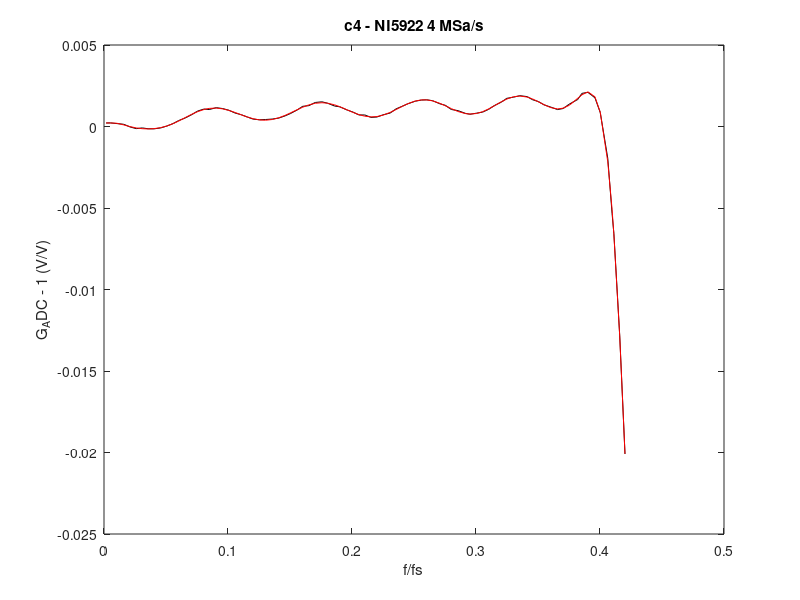
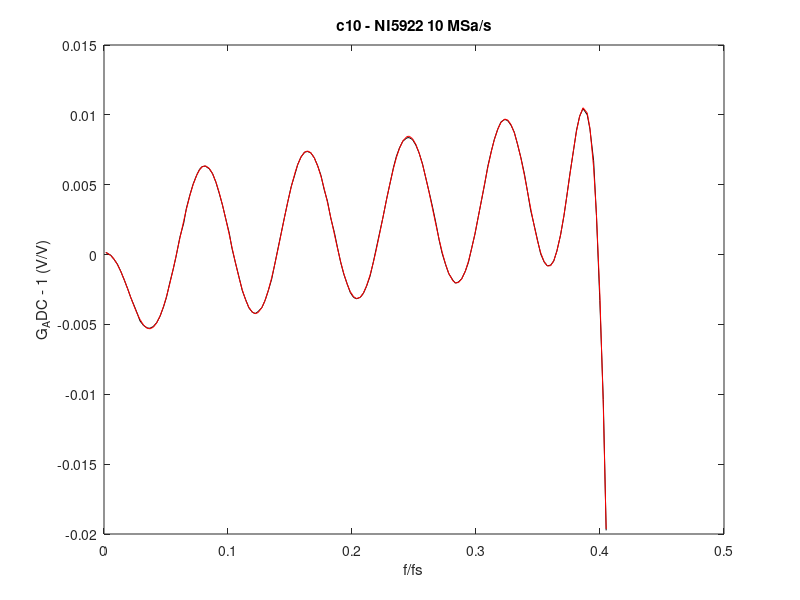
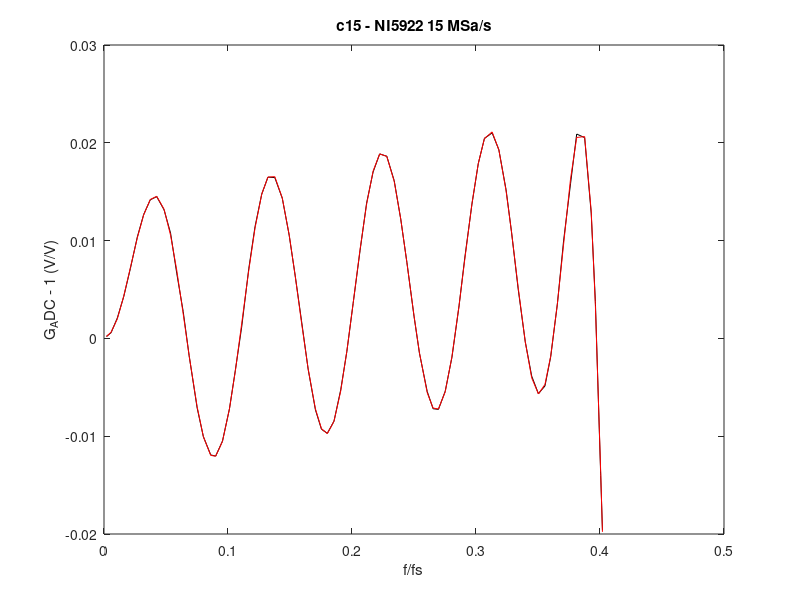

Here is the MATLAB script that generated these plots, in order:
clear all, close all
% curves will be fitted for this degrees of polynomial:
poldegree = 1:30;

% curve for 4 MS/s %<<<1
c4 = [...
1.7 2.16; ...
5.25 2.21; ...
10.49 1.79; ...
15.89 1.37; ...
20.9 -0.24; ...
26.01 -1.31; ...
30.85 -0.87; ...
35.52 -1.38; ...
40.29 -1.44; ...
45.67 -0.88; ...
50.64 0.27; ...
55.83 1.83; ...
60.2 3.63; ...
65.63 5.28; ...
70.67 7.24; ...
75.41 9.44; ...
80.58 10.72; ...
84.83 10.41; ...
90.52 11.56; ...
95.66 11.01; ...
100.66 9.98; ...
105.68 8.28; ...
110.81 7.21; ...
115.71 5.78; ...
120.23 4.54; ...
125.53 4.11; ...
130.22 4.29; ...
135.74 4.57; ...
141.07 5.2; ...
145.95 6.5; ...
150.27 7.93; ...
155.68 10.10; ...
160.28 12.39; ...
165.21 12.79; ...
170.38 14.75; ...
175.75 15.15; ...
180.3 14.29; ...
186.04 12.54; ...
190 12.11; ...
196.27 10.06; ...
200.77 8.85; ...
205.6 7.08; ...
210.34 7.08; ...
215.3 5.59; ...
220.19 5.83; ...
225.06 7.17; ...
230.82 8.27; ...
235.47 10.79; ...
240.56 12.44; ...
245.16 13.98; ...
251.05 15.53; ...
255.97 16.23; ...
260.29 16.37; ...
264.91 15.86; ...
270.77 13.96; ...
275.24 13; ...
280.1 10.44; ...
285.49 9.74; ...
291.39 8.07; ...
295.12 7.51; ...
300.42 8.18; ...
305.27 8.81; ...
310.05 10.48; ...
314.99 12.91; ...
320.49 14.98; ...
324.88 17.29; ...
330.36 18.01; ...
335.36 18.91; ...
341.23 18.35; ...
345.68 16.41; ...
350.26 15.31; ...
354.8 13.31; ...
360.31 11.89; ...
365.75 10.39; ...
370.23 11.02; ...
375.23 13.7; ...
381.9 16.54; ...
385.52 20.34; ...
390.27 20.97; ...
395.91 17.66; ...
400.2 8.58; ...
406.27 -19.55; ...
409.72 -53.24; ...
411.18 -65.61; ...
415.88 -127.99; ...
420.15 -200.91; ...
];
c4(:,1) = c4(:,1)./1000; % set proper order - frequency in f/fs ratio
c4(:,2) = c4(:,2)./10000; % set proper order - error in V/V

c4x = c4(:,1);
c4y = c4(:,2);
poldegree = 1:30;
for i = 1:numel(poldegree)
    [c4P{i} c4S{i} c4MU{i}] = polyfit(c4x, c4y, poldegree(i));
    c4fitvalues{i} = polyval(c4P{i}, c4x, c4S{i}, c4MU{i});
    c4rms(i) = sum(sqrt(mean((c4fitvalues{i} - c4y).^2)));
end
% optimal polynom is of order 21-22 for c4
figure
plot(c4x, c4y, '-k', c4x, c4fitvalues{21},'-r')
title('c4 - NI5922 4 MSa/s')
xlabel('f/fs')
ylabel('G_ADC - 1 (V/V)')

% curve for 10 MS/s %<<<1
c10 = [...
1.49 1.58; ...
5.44 -0.51; ...
7.94 -3.26; ...
10.74 -6.78; ...
13.45 -11.85; ...
16.45 -18.39; ...
19.16 -24.67; ...
21.6 -30.82; ...
24.47 -36.92; ...
26.99 -42.55; ...
29.01 -47.43; ...
31.86 -50.70; ...
34.69 -52.48; ...
36.96 -52.77; ...
39.74 -51.53; ...
42.54 -48.64; ...
45.17 -44.25; ...
47.99 -37.45; ...
50.36 -30.64; ...
53 -20.38; ...
55.83 -10.37; ...
58 -1.86; ...
61.16 12.31; ...
64.3 22.58; ...
66.37 32.84; ...
69.31 42.83; ...
71.84 50.35; ...
74.83 57.08; ...
76.99 60.88; ...
79.07 62.97; ...
81.74 63.36; ...
84.86 61.42; ...
87.54 57.97; ...
90.31 51.61; ...
92.84 44.07; ...
95.51 35.54; ...
98.24 25.36; ...
101.05 15.23; ...
103.17 4.56; ...
106.03 -5.97; ...
108.99 -16.5; ...
111.51 -25.77; ...
114.25 -32.28; ...
116.81 -38.06; ...
119.62 -41.27; ...
121.98 -42.21; ...
124.26 -40.82; ...
127.37 -37.91; ...
129.98 -32.63; ...
132.52 -25.73; ...
135.21 -17.6; ...
137.75 -6.73; ...
140.56 5.45; ...
142.87 15.27; ...
145.64 27.13; ...
148.29 38.09; ...
151.01 48.81; ...
154.21 58.16; ...
156.22 64.47; ...
158.92 69.91; ...
161.8 73.34; ...
164.14 73.77; ...
166.74 72.83; ...
169.57 69.30; ...
172.36 63.42; ...
175.04 56.43; ...
177.47 46.76; ...
180.24 38.14; ...
182.81 26.34; ...
185.77 15.85; ...
188.24 5.23; ...
190.86 -5.55; ...
193.40 -14.07; ...
196.08 -20.91; ...
198.58 -27.11; ...
201.34 -30.73; ...
203.75 -31.64; ...
206.67 -30.6; ...
209.15 -27.8; ...
211.71 -22.7; ...
214.62 -15.23; ...
217.23 -5.18; ...
219.3 3.32; ...
222.72 17.42; ...
225.04 26.89; ...
227.94 39.89; ...
230.42 49.94; ...
233.46 62.45; ...
235.73 70.09; ...
238.27 76.29; ...
240.99 81.19; ...
244.22 83.53; ...
246.16 83.73; ...
248.76 82.33; ...
251.46 78.46; ...
254.05 72.84; ...
256.88 64.84; ...
259.5 54.8; ...
262.28 44.48; ...
265.01 33.77; ...
267.88 21.58; ...
270.24 10.51; ...
272.68 0.91; ...
275.49 -7.16; ...
278.01 -13.64; ...
281.35 -18.35; ...
283.34 -20.46; ...
285.80 -19.68; ...
288.53 -17.21; ...
291.43 -11.83; ...
293.91 -5.5; ...
296.62 5.12; ...
299.19 14.77; ...
301.68 26.44; ...
304.53 39.26; ...
307.08 50.90; ...
309.47 62.98; ...
312.43 74.27; ...
314.78 82.42; ...
317.6 89.91; ...
320.19 94.97; ...
323.22 96.78; ...
325.62 95.85; ...
328.23 92.61; ...
330.90 87.52; ...
333.48 78.86; ...
336.25 69.23; ...
339.08 57.56; ...
341.43 45.64; ...
344.05 31.82; ...
347 20.67; ...
349.64 10.22; ...
352.14 0.56; ...
354.95 -5.27; ...
357.56 -8.08; ...
360.19 -7.55; ...
362.69 -4.62; ...
365.23 2.65; ...
368.18 13.95; ...
370.95 27.85; ...
373.08 40.94; ...
375.79 58.18; ...
378.68 74.69; ...
381.06 89.07; ...
383.56 98.93; ...
386.29 104.53; ...
389.68 100.16; ...
391.88 89.81; ...
394.85 67.19; ...
397.14 27.81; ...
399.86 -32.91; ...
402.63 -103.79; ...
404.96 -197.4; ...
];
c10(:,1) = c10(:,1)./1000; % set proper order - frequency in f/fs ratio
c10(:,2) = c10(:,2)./10000; % set proper order - error in V/V

c10x = c10(:,1);
c10y = c10(:,2);
for i = 1:numel(poldegree)
    [c10P{i} c10S{i} c10MU{i}] = polyfit(c10x, c10y, poldegree(i));
    c10fitvalues{i} = polyval(c10P{i}, c10x, c10S{i}, c10MU{i});
    c10rms(i) = sum(sqrt(mean((c10fitvalues{i} - c10y).^2)));
end
% optimal polynom is of order 21-22 for c10
figure
plot(c10x, c10y, '-k', c10x, c10fitvalues{21},'-r')
title('c10 - NI5922 10 MSa/s')
xlabel('f/fs')
ylabel('G_ADC - 1 (V/V)')

% curve for 15 MS/s %<<<1
c15 = [...
2.02 2.04; ...
5.7 5.79; ...
10.75 20.89; ...
15.92 42.8; ...
21.3 71.65; ...
26.85 103.6; ...
31.98 126.63; ...
37.31 141.71; ...
42.51 144.98; ...
48.43 131.53; ...
53.69 107.6; ...
58.64 66.76; ...
63.88 27.35; ...
68.67 -17.74; ...
75.1 -71.02; ...
80.13 -100.44; ...
86.07 -119.14; ...
90.06 -120.35; ...
95.53 -105.05; ...
101.16 -72.1; ...
105.87 -33.03; ...
111.02 11.54; ...
116.73 71.09; ...
121.78 114.21; ...
127.19 147.44; ...
132.2 164.89; ...
137.74 164.45; ...
143.78 143.28; ...
149.34 105.48; ...
154.21 63.94; ...
159.26 18.19; ...
164.62 -31.38; ...
170.5 -73.01; ...
175.37 -92.87; ...
180.11 -97.02; ...
185.48 -84.63; ...
190.89 -52.65; ...
195.84 -13.43; ...
200.92 35.84; ...
206.48 89.71; ...
211.77 138.35; ...
217.01 170.16; ...
222.32 188.65; ...
228.06 186.22; ...
234.05 161.2; ...
239.31 121.86; ...
244.27 77.72; ...
250.01 22.66; ...
254.39 -15.11; ...
260.65 -54.28; ...
265.39 -71.89; ...
269.7 -72.61; ...
275.16 -54.12; ...
280.59 -19.32; ...
286.33 33.2; ...
290.93 82.19; ...
296.73 137.35; ...
301.84 178.77; ...
306.80 204.5; ...
313.01 210.13; ...
318.43 192.87; ...
324.26 151.88; ...
328.64 108.85; ...
333.99 50.67; ...
339.73 -3.44; ...
344.91 -38.56; ...
350.33 -56.55; ...
355.61 -48.60; ...
360.23 -18.83; ...
365.62 35.13; ...
370.62 99.65; ...
376.23 158.1; ...
381.2 208.96; ...
387.6 205.28; ...
392.9 128.15; ...
396.27 37.52; ...
400.56 -140.12; ...
401.97 -196.16; ...
];
c15(:,1) = c15(:,1)./1000; % set proper order - frequency in f/fs ratio
c15(:,2) = c15(:,2)./10000; % set proper order - error in V/V

c15x = c15(:,1);
c15y = c15(:,2);
for i = 1:numel(poldegree)
    [c15P{i} c15S{i} c15MU{i}] = polyfit(c15x, c15y, poldegree(i));
    c15fitvalues{i} = polyval(c15P{i}, c15x, c15S{i}, c15MU{i});
    c15rms(i) = sum(sqrt(mean((c15fitvalues{i} - c15y).^2)));
end
% optimal polynom is of order 21-22 for c15
figure
plot(c15x, c15y, '-k', c15x, c15fitvalues{21},'-r')
title('c15 - NI5922 15 MSa/s')
xlabel('f/fs')
ylabel('G_ADC - 1 (V/V)')

fs4P = c4P{21};
fs4S = c4S{21};
fs4MU = c4MU{21};
fs10P = c10P{21};
fs10S = c10S{21};
fs10MU = c10MU{21};
fs15P = c15P{21};
fs15S = c15S{21};
fs15MU = c15MU{21};
save('-v6', 'NI5922_FR_simulator_polynomial_data.mat', 'fs4P', 'fs4S', 'fs4MU', 'fs10P', 'fs10S', 'fs10MU', 'fs15P', 'fs15S', 'fs15MU');
